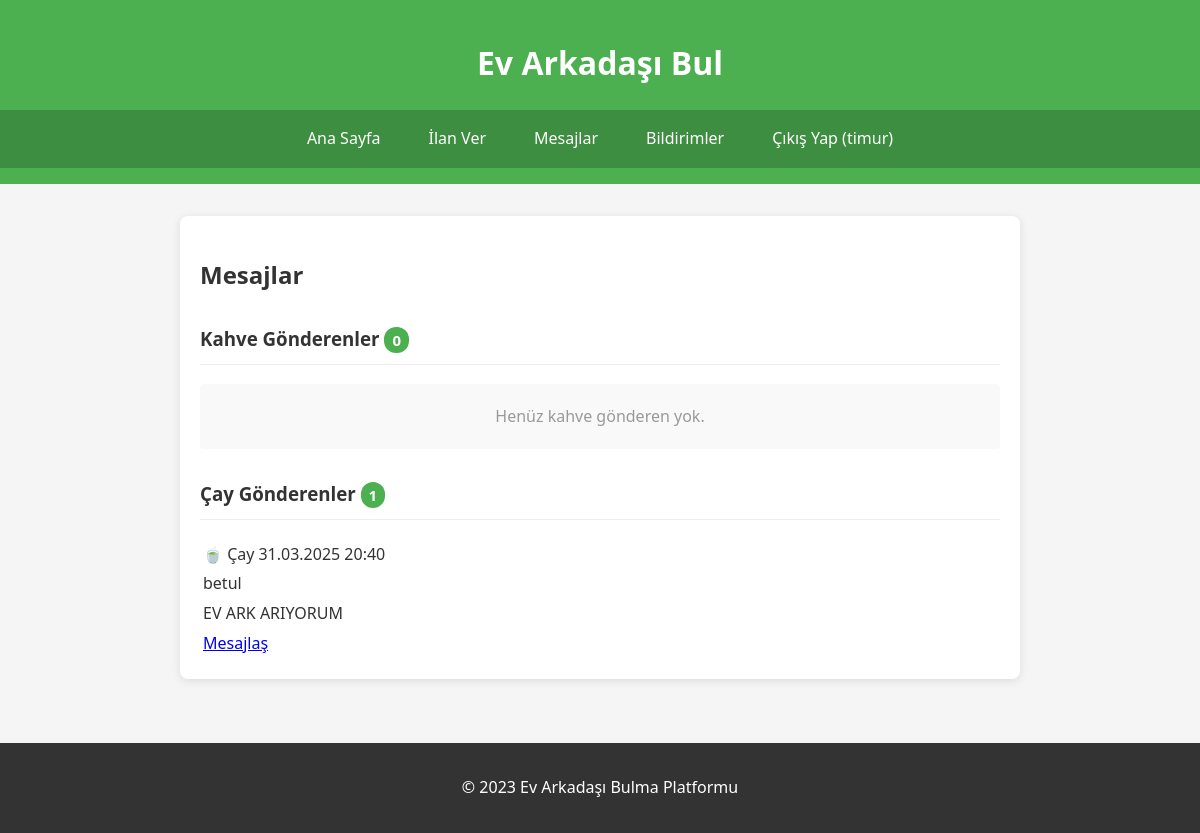
Page /mesajlar (signed in) on the earlier database version.
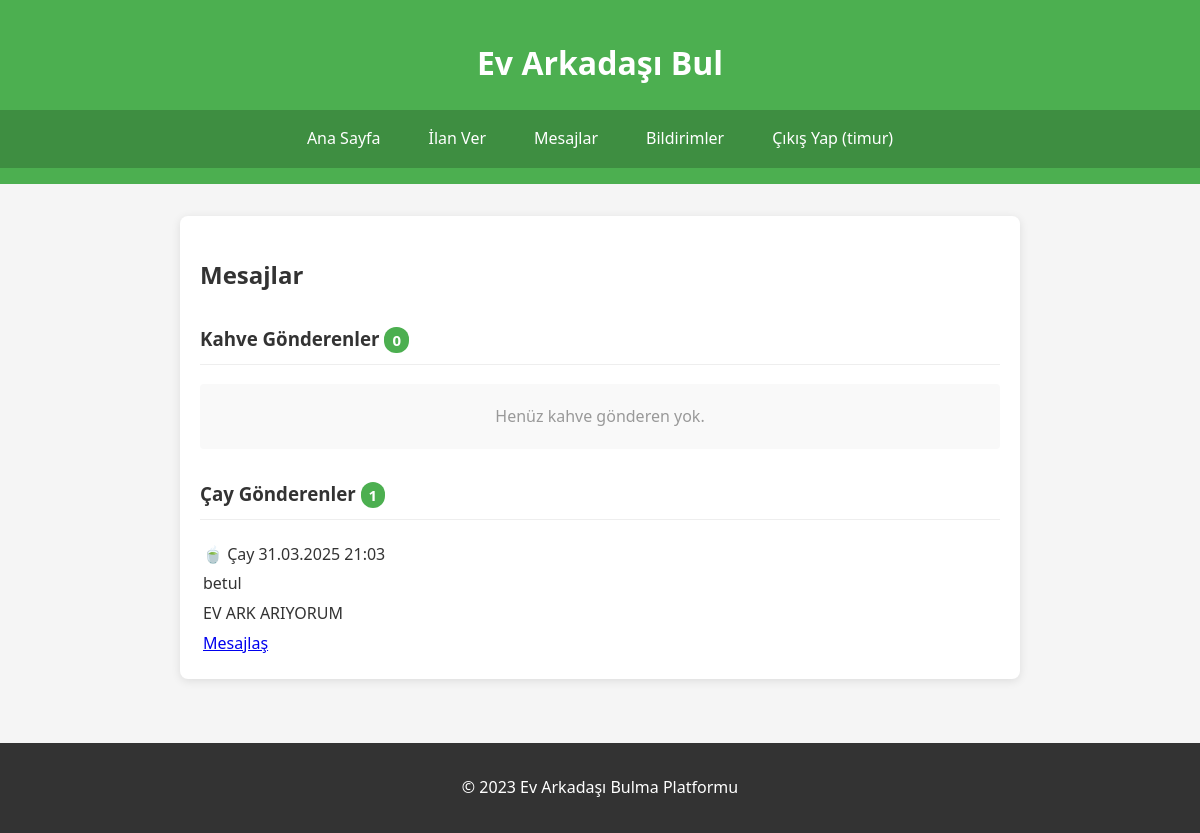
Same page on the later database version.
### tables this page shows
CREATE TABLE begeniler (
            id INTEGER PRIMARY KEY AUTOINCREMENT,
            ilan_id INTEGER NOT NULL,
            gonderen_id INTEGER NOT NULL,
            tip TEXT NOT NULL,  -- 'cay' veya 'kahve'
            tarih TIMESTAMP DEFAULT CURRENT_TIMESTAMP,
            FOREIGN KEY(ilan_id) REFERENCES ilanlar(id),
            FOREIGN KEY(gonderen_id) REFERENCES users(id),
            UNIQUE(ilan_id, gonderen_id)  -- Bir kullanıcı bir ilana sadece bir kez beğeni gönderebilir
        );

CREATE TABLE users (
            id INTEGER PRIMARY KEY AUTOINCREMENT,
            username TEXT UNIQUE NOT NULL,
            password TEXT NOT NULL,
            email TEXT UNIQUE NOT NULL,
            phone TEXT,
            created_at TIMESTAMP DEFAULT CURRENT_TIMESTAMP
        );

CREATE TABLE ilanlar (
            id INTEGER PRIMARY KEY AUTOINCREMENT,
            baslik TEXT NOT NULL,
            aciklama TEXT NOT NULL,
            fiyat REAL NOT NULL,
            konum TEXT NOT NULL,
            cinsiyet TEXT NOT NULL,
            oda_sayisi TEXT NOT NULL,
            sigara BOOLEAN DEFAULT 0,
            alkol BOOLEAN DEFAULT 0,
            evcil_hayvan BOOLEAN DEFAULT 0,
            resimler TEXT,
            tarih TIMESTAMP DEFAULT CURRENT_TIMESTAMP,
            user_id INTEGER,
            FOREIGN KEY(user_id) REFERENCES users(id)
        );

### app.py (the view)
@app.route('/mesajlar')
@login_required
def mesajlar():
    db = get_db()
    cursor = db.conn.cursor()
    cursor.execute(
        "SELECT COUNT(*) FROM ilanlar WHERE user_id = ?",
        (session['user_id'],)
    )
    is_ev_sahibi = cursor.fetchone()[0] > 0
    begeniler = []
    cursor.execute('''
        SELECT b.*, u.username, i.baslik as ilan_baslik,
               mi.durum as istek_durumu, mo.id as oda_id
        FROM begeniler b
        JOIN users u ON b.gonderen_id = u.id
        JOIN ilanlar i ON b.ilan_id = i.id
        LEFT JOIN mesaj_istekleri mi ON
            mi.ilan_id = b.ilan_id AND
            mi.gonderen_id = b.gonderen_id
        LEFT JOIN mesaj_odalari mo ON
            (mo.kullanici1_id = b.gonderen_id AND mo.kullanici2_id = ?) OR
            (mo.kullanici2_id = b.gonderen_id AND mo.kullanici1_id = ?)
        WHERE i.user_id = ? OR b.gonderen_id = ?
        ORDER BY b.tarih DESC
    ''', (session['user_id'], session['user_id'], session['user_id'], session['user_id']))
    begeniler = [dict(row) for row in cursor.fetchall()]
    kahve_gonderenler = [b for b in begeniler if b['tip'] == 'kahve']
    cay_gonderenler = [b for b in begeniler if b['tip'] == 'cay']
    return render_template('mesajlar.html',
                        kahve_gonderenler=kahve_gonderenler,
                        cay_gonderenler=cay_gonderenler,
                        is_ev_sahibi=is_ev_sahibi)

### app.py (called while the page is built)
@app.template_filter('datetimeformat')
def datetimeformat(value, format='%d.%m.%Y %H:%M'):
    if isinstance(value, str):
        value = datetime.strptime(value, '%Y-%m-%d %H:%M:%S')
    return value.strftime(format)

def get_db():
    if 'db' not in g:
        g.db = Database(app.config['DATABASE'])
    return g.db

def generate_csrf_token():
    if '_csrf_token' not in session:
        session['_csrf_token'] = secrets.token_hex(16)
    return session['_csrf_token']

def login_required(f):
    @wraps(f)
    def decorated_function(*args, **kwargs):
        if 'user_id' not in session:
            flash('Bu sayfayı görüntülemek için giriş yapmalısınız', 'danger')
            return redirect(url_for('login', next=request.url))
        return f(*args, **kwargs)
    return decorated_function

### database.py (called while the page is built)
    def close(self):
        if hasattr(self, 'conn') and self.conn:
            self.conn.close()

    def __del__(self):
        self.close()

### templates/mesajlar.html (shortened to what this page needs)
{% extends "base.html" %}
{% block content %}
<section class="mesajlar-section">
    <h2>Mesajlar</h2>
    <div class="begeni-listesi">
        <h3>Kahve Gönderenler <span class="badge">{{ kahve_gonderenler|length }}</span></h3>
        {% if kahve_gonderenler %}
        <div class="begeni-grid">
            {% for begeni in kahve_gonderenler %}
            <div class="begeni-karti kahve">
                <div class="begeni-header">
                    <span class="begeni-tip">☕ Kahve</span>
                    <span class="begeni-tarih">{{ begeni.tarih|datetimeformat }}</span>
                </div>
                <div class="begeni-icerik">
                    <div class="kullanici-bilgi">
                        <span class="username">{{ begeni.username }}</span>
                        <span class="ilan-baslik">{{ begeni.ilan_baslik }}</span>
                    </div>
					<a href="{{ url_for('mesaj_odasi', oda_id=begeni.oda_id) if begeni.oda_id else '#' }}"
					   class="btn {% if begeni.oda_id %}btn-primary{% else %}btn-secondary disabled{% endif %}">
					   {% if begeni.oda_id %}Mesajlaş{% else %}Onay Bekliyor{% endif %}
					</a>
                </div>
            </div>
            {% endfor %}
        </div>
        {% else %}
        <p class="bos-liste">Henüz kahve gönderen yok.</p>
        {% endif %}
        <h3>Çay Gönderenler <span class="badge">{{ cay_gonderenler|length }}</span></h3>
		{% if cay_gonderenler %}
		<table>
			{% for begeni in cay_gonderenler %}
			<tr>
				<td>🍵 Çay</td>
				<td>{{ begeni.tarih|datetimeformat }}</td>
			</tr>
			<tr>
				<td colspan="2">{{ begeni.username }}</td>
			</tr>
			<tr>
				<td colspan="2">{{ begeni.ilan_baslik }}</td>
			</tr>
			<tr>
				<td colspan="2">
					{% if is_ev_sahibi %}
						{% if begeni.istek_durumu == 'beklemede' %}
						<form method="POST" action="{{ url_for('mesaj_istek_islem') }}">
							<input type="hidden" name="csrf_token" value="{{ csrf_token() }}">
							<input type="hidden" name="istek_id" value="{{ begeni.id }}">
							<button type="submit" name="islem" value="kabul" class="btn btn-success">Kabul Et</button>
							<button type="submit" name="islem" value="red" class="btn btn-danger">Reddet</button>
						</form>
						{% elif begeni.istek_durumu == 'kabul' and begeni.oda_id %}
						<a href="{{ url_for('mesaj_odasi', oda_id=begeni.oda_id) }}" class="btn btn-primary">
							Mesajlaş
						</a>
						{% endif %}
					{% endif %}
				</td>
			</tr>
			{% endfor %}
		</table>
		{% else %}
		<p>Henüz çay gönderen yok.</p>
		{% endif %}
    </div>
</section>
{% endblock %}

Differences in the rows shown:
changed begeniler "betul": tarih "31.03.2025 20:40" → "31.03.2025 21:03"
